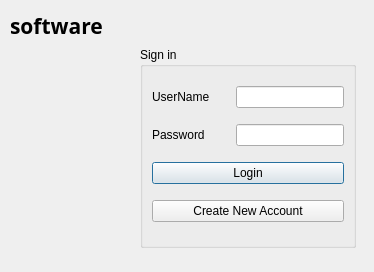
<?xml version="1.0" encoding="UTF-8"?>
<ui version="4.0">
 <class>Login</class>
 <widget class="QDialog" name="Login">
  <property name="geometry">
   <rect>
    <x>0</x>
    <y>0</y>
    <width>374</width>
    <height>272</height>
   </rect>
  </property>
  <property name="windowTitle">
   <string>Dialog</string>
  </property>
  <widget class="QGroupBox" name="groupBox">
   <property name="geometry">
    <rect>
     <x>140</x>
     <y>47</y>
     <width>216</width>
     <height>201</height>
    </rect>
   </property>
   <property name="title">
    <string>Sign in</string>
   </property>
   <layout class="QVBoxLayout" name="verticalLayout">
    <item>
     <layout class="QHBoxLayout" name="horizontalLayout">
      <item>
       <widget class="QLabel" name="label">
        <property name="text">
         <string>UserName</string>
        </property>
       </widget>
      </item>
      <item>
       <spacer name="horizontalSpacer_2">
        <property name="orientation">
         <enum>Qt::Horizontal</enum>
        </property>
        <property name="sizeHint" stdset="0">
         <size>
          <width>5</width>
          <height>20</height>
         </size>
        </property>
       </spacer>
      </item>
      <item>
       <widget class="QLineEdit" name="lineEdit_Username"/>
      </item>
     </layout>
    </item>
    <item>
     <layout class="QHBoxLayout" name="horizontalLayout_2">
      <item>
       <widget class="QLabel" name="label_2">
        <property name="text">
         <string>Password</string>
        </property>
       </widget>
      </item>
      <item>
       <spacer name="horizontalSpacer">
        <property name="orientation">
         <enum>Qt::Horizontal</enum>
        </property>
        <property name="sizeHint" stdset="0">
         <size>
          <width>7</width>
          <height>20</height>
         </size>
        </property>
       </spacer>
      </item>
      <item>
       <widget class="QLineEdit" name="lineEdit_Password">
        <property name="contextMenuPolicy">
         <enum>Qt::DefaultContextMenu</enum>
        </property>
        <property name="text">
         <string/>
        </property>
        <property name="echoMode">
         <enum>QLineEdit::Password</enum>
        </property>
        <property name="cursorMoveStyle">
         <enum>Qt::LogicalMoveStyle</enum>
        </property>
       </widget>
      </item>
     </layout>
    </item>
    <item>
     <widget class="QPushButton" name="pushButton_Login">
      <property name="text">
       <string>Login</string>
      </property>
     </widget>
    </item>
    <item>
     <widget class="QPushButton" name="CreateButton">
      <property name="text">
       <string>Create New Account</string>
      </property>
     </widget>
    </item>
   </layout>
  </widget>
  <widget class="QLabel" name="Software">
   <property name="geometry">
    <rect>
     <x>10</x>
     <y>10</y>
     <width>201</width>
     <height>31</height>
    </rect>
   </property>
   <property name="font">
    <font>
     <family>LEMON MILK Bold</family>
     <pointsize>16</pointsize>
     <bold>true</bold>
    </font>
   </property>
   <property name="text">
    <string>software</string>
   </property>
  </widget>
 </widget>
 <resources/>
 <connections/>
</ui>
